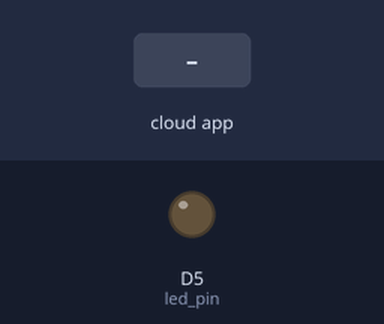
This sketch was run on a simulated ESP8266 (NodeMCU). Shown: output pins drawn as LEDs (lit = HIGH). The inputs (shaded band) are chosen by the test bench. WiFi joins after 1.5 s; servers stay silent unless stated; no MQTT or app messages arrive unless stated; what the sketch prints to the serial monitor is not drawn.

Above: at 2.7 s.
2.8 s: the phone or cloud app sets test to ON
At 4.0 s:
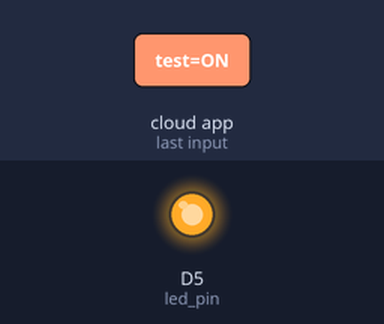
4.3 s: the phone or cloud app sets test to OFF
At 5.5 s:
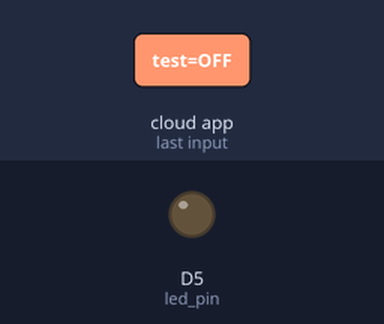
Timing chart, 0 to 7.3 s (numbered marks = the images above; inputs shaded):
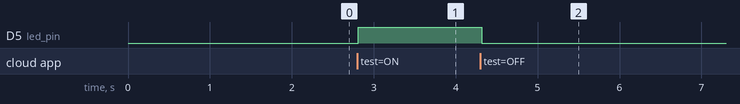

The sketch:

led_adafruit.ino
```cpp
#include <ESP8266WiFi.h> // use ESP8266Wifi.h for nodemcu
#include <WiFiClient.h>
#include "Adafruit_MQTT.h"
#include "Adafruit_MQTT_Client.h"

//Defining necessary constants
#define WLAN_SSID       "ssid"
#define WLAN_PASS       "pass"
#define AIO_SERVER      "io.adafruit.com"
#define AIO_SERVERPORT  1883
#define AIO_USERNAME    "username" // put your adafruit user id
#define AIO_KEY         "api key" // adafruit api key
#define led_pin D5


WiFiClient client; // creating a wifi client object

Adafruit_MQTT_Client mqtt(&client, AIO_SERVER, AIO_SERVERPORT, AIO_USERNAME, AIO_KEY); // now create an object for mqtts


Adafruit_MQTT_Subscribe onoffbutton = Adafruit_MQTT_Subscribe(&mqtt, AIO_USERNAME "/feeds/test");


void MQTT_connect(); //defining the mqttconnect funtion
void setup() {
  Serial.begin(115200);
  delay(10);
  pinMode(led_pin,OUTPUT);
  Serial.println(F("Adafruit MQTT demo by IOT"));


  Serial.println(); Serial.println();
  Serial.print("Connecting to ");
  Serial.println(WLAN_SSID);
  WiFi.begin(WLAN_SSID, WLAN_PASS);
  while (WiFi.status() != WL_CONNECTED) {
    delay(500);
    Serial.print(".");
  }
  Serial.println();
  Serial.println("WiFi connected");
  Serial.println("IP address: "); Serial.println(WiFi.localIP());
  mqtt.subscribe(&onoffbutton);


}
uint32_t x=0;
void loop() {


  MQTT_connect();


  Adafruit_MQTT_Subscribe *subscription;
  while ((subscription = mqtt.readSubscription(2500))) {
    if (subscription == &onoffbutton) {
      Serial.print(F("Got: "));
      String status = (char *)onoffbutton.lastread;
      Serial.println(status);
      if(status.equals("ON")){digitalWrite(led_pin,HIGH);}
      else if(status.equals("OFF")){digitalWrite(led_pin,LOW);}
    }
  }
}


void MQTT_connect() {
  int8_t ret;

  if (mqtt.connected()) {
    return;
  }
  Serial.print("Connecting to MQTT... ");
  uint8_t retries = 3;
  while ((ret = mqtt.connect()) != 0) {
       Serial.println(mqtt.connectErrorString(ret));
       Serial.println("Retrying MQTT connection in 5 seconds...");
       mqtt.disconnect();
       delay(5000);
       retries--;
       if (retries == 0) {

         while (1);
       }
  }
  Serial.println("MQTT Connected!");
}
```

Measured:
- after the input at 2.8 s, D5 (led_pin): LOW → HIGH at once
- after the input at 4.3 s, D5 (led_pin): HIGH → LOW at once
